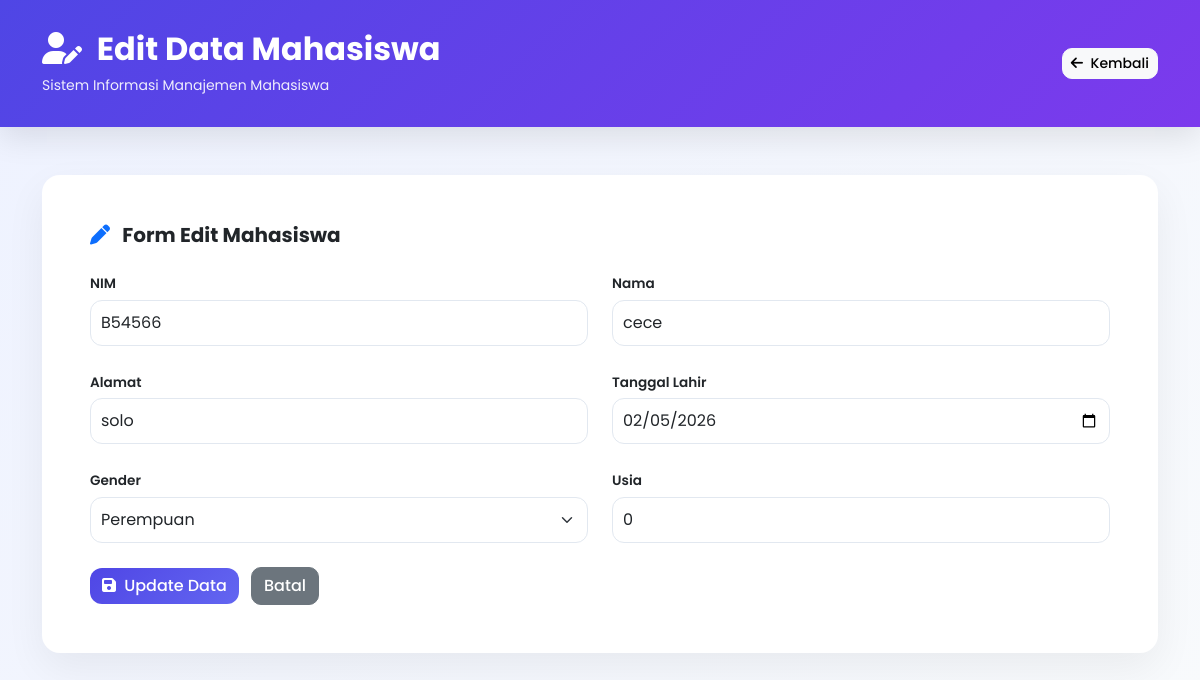
The app's page /edit.php?nim=B54566 with its own data.
### tables this page shows
CREATE TABLE `mahasiswa` (
  `nim` varchar(15) NOT NULL,
  `nama` varchar(100) NOT NULL,
  `alamat` text DEFAULT NULL,
  `tanggal_lahir` date DEFAULT NULL,
  `usia` int(3) DEFAULT NULL,
  `gender` enum('Laki-laki','Perempuan') DEFAULT NULL
);

### config.php (called while the page is built, shortened)
<?php
$conn = mysqli_connect("localhost", "root", "", "db_kampus");
function query($query) {
    global $conn;
    $result = mysqli_query($conn, $query);
    $rows = [];
    while ($row = mysqli_fetch_assoc($result)) {
        $rows[] = $row;
    }
    return $rows;
}
?>

### edit.php (the view, shortened to what this page needs)
<?php
require 'config.php';
$nim = $_GET['nim'] ?? '';
$data = query("SELECT * FROM mahasiswa WHERE nim='$nim'");
$data = $data[0];
?>
<!DOCTYPE html>
<html lang="id">
<head>
    <link href="https://cdn.jsdelivr.net/npm/bootstrap@5.3.0/dist/css/bootstrap.min.css" rel="stylesheet">
    <link href="https://cdnjs.cloudflare.com/ajax/libs/font-awesome/6.5.0/css/all.min.css" rel="stylesheet">
    <link rel="stylesheet" href="style.css">
</head>
<body>
<header class="main-header">
    <div class="container d-flex justify-content-between align-items-center">
        <div>
            <h2>
                <i class="fas fa-user-edit me-2"></i>
                Edit Data Mahasiswa
            </h2>
            <small>Sistem Informasi Manajemen Mahasiswa</small>
        </div>
        <div>
            <a href="admin.php" class="btn btn-light btn-sm">
                <i class="fas fa-arrow-left me-1"></i> Kembali
            </a>
        </div>
    </div>
</header>
<div class="container py-5">
    <div class="card p-5 edit-card">
        <h5 class="fw-bold mb-4">
            <i class="fas fa-pen me-2 text-primary"></i>
            Form Edit Mahasiswa
        </h5>
        <form method="POST" class="admin-form row g-4">
            <div class="col-md-6">
                <label>NIM</label>
                <input type="text"
                       class="form-control"
                       value="<?= $data['nim'] ?>"
                       readonly>
            </div>
            <div class="col-md-6">
                <label>Nama</label>
                <input type="text"
                       name="nama"
                       class="form-control"
                       value="<?= $data['nama'] ?>"
                       required>
            </div>
            <div class="col-md-6">
                <label>Alamat</label>
                <input type="text"
                       name="alamat"
                       class="form-control"
                       value="<?= $data['alamat'] ?>"
                       required>
            </div>
            <div class="col-md-6">
                <label>Tanggal Lahir</label>
                <input type="date"
                       name="tanggal_lahir"
                       class="form-control"
                       value="<?= $data['tanggal_lahir'] ?>"
                       required>
            </div>
            <div class="col-md-6">
                <label>Gender</label>
                <select name="gender" class="form-select" required>
                    <option value="Perempuan"
                        <?= $data['gender']=='Perempuan'?'selected':'' ?>>
                        Perempuan
                    </option>
                </select>
            </div>
            <div class="col-md-6">
                <label>Usia</label>
                <input type="number"
                       name="usia"
                       class="form-control"
                       value="<?= $data['usia'] ?>"
                       required>
            </div>
            <div class="col-12 mt-4">
                <button type="submit" name="update" class="btn btn-gradient me-2">
                    <i class="fas fa-save me-1"></i> Update Data
                </button>
                <a href="admin.php" class="btn btn-secondary">
                    Batal
                </a>
            </div>
        </form>
    </div>
</div>
</body>
</html>

### style.css (style rules this page uses)
body { background: linear-gradient(135deg,#eef2ff,#f8fafc); font-family: 'Poppins', sans-serif; color:#1e293b; }
.main-header { background: linear-gradient(135deg,#4f46e5,#7c3aed); color: white; padding: 25px 0; box-shadow: 0 10px 30px rgba(0,0,0,0.12); }
.main-header h2 { font-weight: 700; margin: 0; }
.main-header small { opacity: 0.85; }
.card { border: none; border-radius: 18px; box-shadow: 0 15px 40px rgba(0,0,0,0.06); transition: all 0.3s ease; }
.admin-form label { font-weight: 500; margin-bottom: 5px; }
.admin-form .form-control, .admin-form .form-select { border-radius: 12px; padding: 10px; border: 1px solid #e2e8f0; }
.btn { border-radius: 10px; font-weight: 500; }
.btn-gradient { background: linear-gradient(135deg,#4f46e5,#6366f1); border: none; color: white; }
.main-header, .admin-header { background: linear-gradient(135deg,#4f46e5,#7c3aed); padding: 30px 0; color: white; box-shadow: 0 10px 30px rgba(0,0,0,0.1); }
.main-header h2, .admin-header h3 { font-weight: 700; margin-bottom: 5px; }
.main-header small, .admin-header small { opacity: 0.9; }
.admin-form label { font-weight: 600; font-size: 0.85rem; }
.admin-form .form-control, .admin-form .form-select { border-radius: 12px; border: 1px solid #e2e8f0; }
.btn-gradient { background: linear-gradient(135deg,#4f46e5,#6366f1); border: none; color: white; border-radius: 12px; }

### records on screen
mahasiswa: nim "B54566", nama "cece", alamat "solo", tanggal_lahir "02/05/2026", gender "Perempuan", usia "0"
